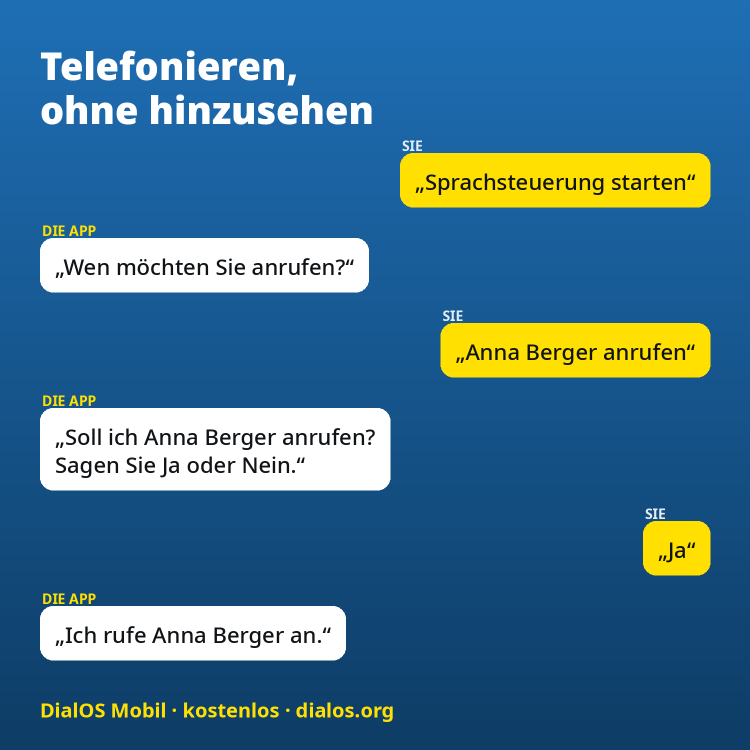
#> input picture screenshots/verbaende/dialos-mobil-so-funktioniert-es-1500.png, 1500 x 1500 px, given in place of 01_startseite_aus.png, which was not available (shown at 1/2 size)
$ python verbandsgrafiken.py
#> lines starting #> are read from the running program, lines starting #| are printed output that depends on the picture; pictures that were not available may be replaced by others from this repository, and a replacement may not be noted
#!/usr/bin/env python3
"""Zwei quadratische Grafiken (1500x1500) für die Verbandsmedien.

Angefordert vom BSVÖ am 23.08.2026 für Website, Newsletter und Social
Media. Quadratisch, weil Instagram und Facebook damit am wenigsten
anstellen - jedes andere Seitenverhältnis wird dort beschnitten.

  1. dialos-mobil-so-funktioniert-es-1500.png
     Der Gesprächsablauf als Sprechblasen. Erklärt die App ohne ein einziges
     Fachwort und ohne dass man sie je gesehen haben muss.

  2. dialos-mobil-tester-gesucht-1500.png
     Der Startbildschirm neben den Voraussetzungen zum Mitmachen.

Zur Schriftgröße: Die kleinste Schrift liegt bei 40 px auf 1500 px Breite.
Das ist für eine Grafik viel und für dieses Publikum das Mindeste. Wer
diese Meldung liest, sieht schlecht - eine Grafik in Agenturgröße wäre hier
eine Unhöflichkeit.

Die Alternativtexte stehen unten in der Ausgabe. Sie gehören mit an den
Verband: Eine Grafik ohne Alternativtext ist auf der Website eines
Blindenverbands ein Eigentor.
"""
from pathlib import Path

from PIL import Image, ImageDraw, ImageFont

REPO = Path(__file__).resolve().parent.parent
SCREENSHOT = REPO / "screenshots" / "01_startseite_aus.png"
ZIELORDNER = REPO / "screenshots" / "verbaende"

KANTE = 1500

BLAU = (31, 111, 181)         # dialos_blue
BLAU_DUNKEL = (14, 61, 102)   # dialos_blue_dark
WEISS = (255, 255, 255)
GELB = (255, 224, 0)          # hc_yellow
TEXT_DUNKEL = (17, 20, 23)    # on_surface
GRAU = (90, 100, 110)         # on_surface_muted
BLASSBLAU = (227, 237, 245)   # surface_variant

SCHRIFTEN = "/usr/share/fonts/noto"


def schrift(stil, groesse):
    return ImageFont.truetype(f"{SCHRIFTEN}/NotoSans-{stil}.ttf", groesse)


def umbrechen(zeichner, text, font, max_breite):
    zeilen, aktuell = [], ""
    for wort in text.split():
        versuch = f"{aktuell} {wort}".strip()
        if zeichner.textlength(versuch, font=font) <= max_breite:
            aktuell = versuch
        else:
            if aktuell:
                zeilen.append(aktuell)
            aktuell = wort
    if aktuell:
        zeilen.append(aktuell)
    return zeilen


def leuchtkraft(farbe):
    def kanal(w):
        w /= 255
        return w / 12.92 if w <= 0.03928 else ((w + 0.055) / 1.055) ** 2.4
    r, g, b = (kanal(k) for k in farbe[:3])
    return 0.2126 * r + 0.7152 * g + 0.0722 * b


def kontrast(vorne, hinten):
    a, b = sorted((leuchtkraft(vorne), leuchtkraft(hinten)), reverse=True)
    return (a + 0.05) / (b + 0.05)


pruefungen = []


def pruefe(name, vorne, hinten, schwelle=4.5):
    pruefungen.append((name, kontrast(vorne, hinten), schwelle))


# ---------------------------------------------------------------------------
# Grafik 1: der Gesprächsablauf
# ---------------------------------------------------------------------------
def grafik_gespraech():
    bild = Image.new("RGB", (KANTE, KANTE), BLAU_DUNKEL)
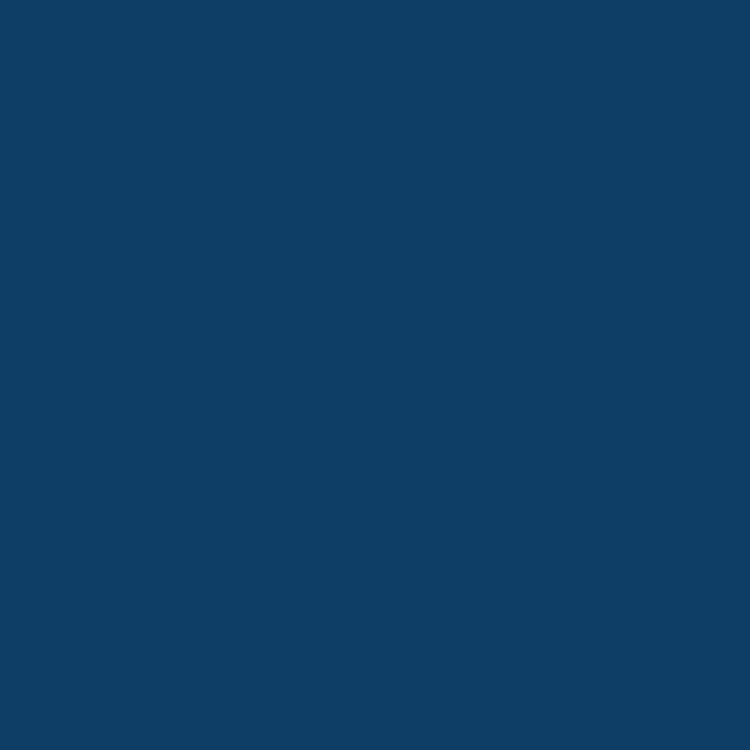
#> bild: PIL image 1500x1500 RGB (shown at 1/2 size); mean R, G, B 14, 61, 102
    z = ImageDraw.Draw(bild)

    for y in range(KANTE):
        anteil = y / KANTE
        z.line([(0, y), (KANTE, y)],
               fill=tuple(int(BLAU[i] + (BLAU_DUNKEL[i] - BLAU[i]) * anteil)
                          for i in range(3)))

    rand = 80
    titel_font = schrift("Black", 76)
    z.text((rand, 78), "Telefonieren,", font=titel_font, fill=WEISS)
    z.text((rand, 166), "ohne hinzusehen", font=titel_font, fill=WEISS)

    # Wer spricht, Text, Seite ("nutzer" rechts, "app" links)
    verlauf = [
        ("nutzer", "„Sprachsteuerung starten“"),
        ("app", "„Wen möchten Sie anrufen?“"),
        ("nutzer", "„Anna Berger anrufen“"),
        ("app", "„Soll ich Anna Berger anrufen?\nSagen Sie Ja oder Nein.“"),
        ("nutzer", "„Ja“"),
        ("app", "„Ich rufe Anna Berger an.“"),
    ]

    blasen_font = schrift("Medium", 44)
    kennung_font = schrift("Bold", 28)
    y = 306
    max_text = 880
    innen = 30

    for wer, text in verlauf:
        zeilen = []
        for absatz in text.split("\n"):
            zeilen += umbrechen(z, absatz, blasen_font, max_text)

        breite = max(z.textlength(zl, font=blasen_font) for zl in zeilen)
        breite = int(breite) + 2 * innen
        hoehe = len(zeilen) * 56 + 2 * innen - 8

        if wer == "nutzer":
            x1 = KANTE - rand - breite
            fuell, vorne, kennung = GELB, TEXT_DUNKEL, "SIE"
        else:
            x1 = rand
            fuell, vorne, kennung = WEISS, TEXT_DUNKEL, "DIE APP"

        z.text((x1 + 4, y - 34), kennung, font=kennung_font,
               fill=GELB if wer == "app" else BLASSBLAU)
        z.rounded_rectangle([x1, y, x1 + breite, y + hoehe], radius=26,
                            fill=fuell)

        ty = y + innen - 4
        for zl in zeilen:
            z.text((x1 + innen, ty), zl, font=blasen_font, fill=vorne)
            ty += 56

        y += hoehe + 62
#> this loop made 6 passes
#> (breite, x1) on passes 1, 3, 5: (650, 770), (563, 857), (146, 1274)
#> breite on passes 2, 4, 6: 693, 737, 644
#> after the loop, y = 1382

    fuss_font = schrift("Bold", 40)
    z.text((rand, KANTE - 108),
           "DialOS Mobil · kostenlos · dialos.org",
           font=fuss_font, fill=GELB)

    pruefe("G1 Titel weiß auf blau", WEISS, BLAU, 3.0)
    pruefe("G1 Text in gelber Blase", TEXT_DUNKEL, GELB)
    pruefe("G1 Text in weißer Blase", TEXT_DUNKEL, WEISS)
    pruefe("G1 Kennung gelb auf blau", GELB, BLAU, 3.0)
    pruefe("G1 Fußzeile gelb", GELB, BLAU_DUNKEL, 3.0)
    return bild


# ---------------------------------------------------------------------------
# Grafik 2: Tester gesucht
# ---------------------------------------------------------------------------
def grafik_tester():
    bild = Image.new("RGB", (KANTE, KANTE), WEISS)
#> bild: PIL image 1500x1500 RGB; every value is 255
    z = ImageDraw.Draw(bild)

    kopf_hoehe = 300
    z.rectangle([0, 0, KANTE, kopf_hoehe], fill=BLAU_DUNKEL)

    rand = 80
    titel_font = schrift("Black", 72)
    z.text((rand, 66), "Testerinnen und", font=titel_font, fill=WEISS)
    z.text((rand, 152), "Tester gesucht", font=titel_font, fill=GELB)

    # Screenshot links
    schuss = Image.open(SCREENSHOT).convert("RGB")
#> schuss is the input picture: PIL image 1500x1500 RGB; mean R, G, B 63.7, 113.1, 143.9
    ziel_hoehe = 880
    ziel_breite = int(schuss.width * ziel_hoehe / schuss.height)
#> ziel_breite = 880
    schuss = schuss.resize((ziel_breite, ziel_hoehe), Image.LANCZOS)
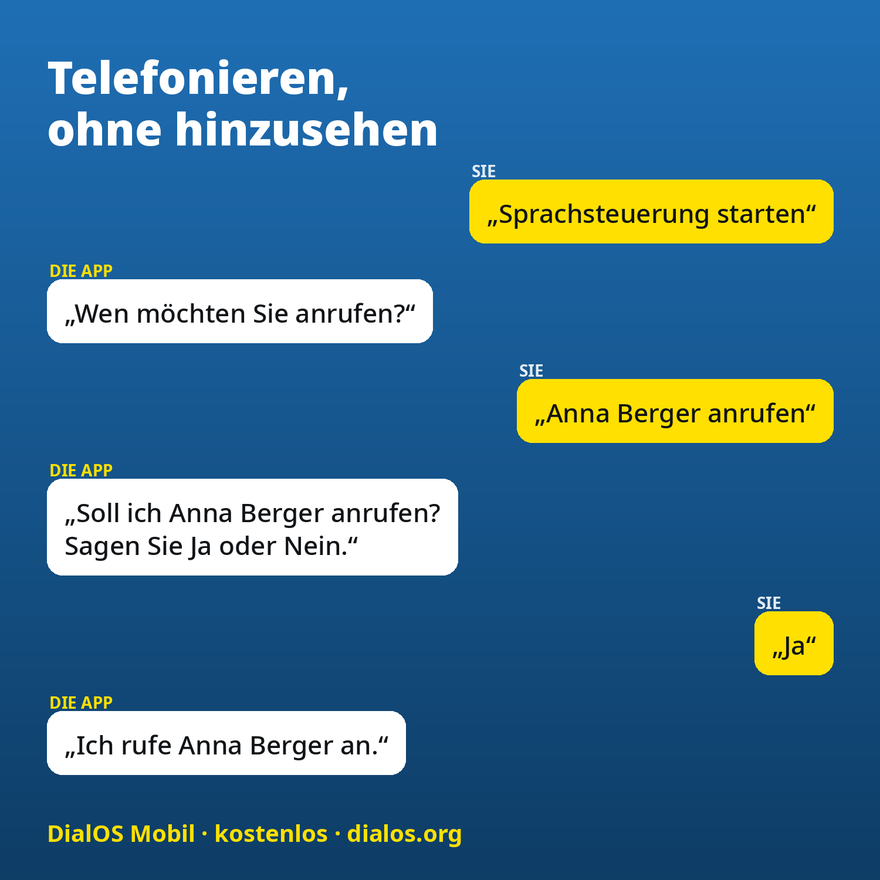
#> schuss: PIL image 880x880 RGB; mean R, G, B 63.5, 112.9, 143.8
    sx, sy = rand, kopf_hoehe + 80
    z.rounded_rectangle([sx - 5, sy - 5, sx + ziel_breite + 5,
                         sy + ziel_hoehe + 5], radius=20, fill=BLASSBLAU)
    bild.paste(schuss, (sx, sy))
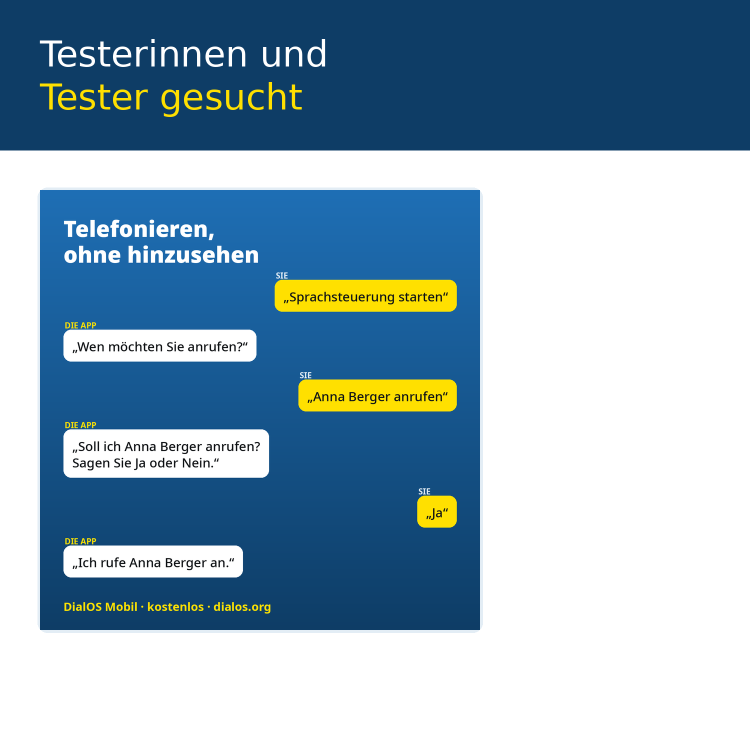
#> bild: PIL image 1500x1500 RGB (shown at 1/2 size); mean R, G, B 142.2, 168.3, 186.2

    # Voraussetzungen rechts
    tx = sx + ziel_breite + 70
#> tx = 1030
    tb = KANTE - rand - tx
#> tb = 390
    y = sy + 6

    lead_font = schrift("Bold", 46)
    for zl in umbrechen(z, "Sie brauchen dafür:", lead_font, tb):
        z.text((tx, y), zl, font=lead_font, fill=BLAU_DUNKEL)
        y += 60
#> this loop made 2 passes
#> (zl, y) on passes 1 to 2: ('Sie brauchen', 446), ('dafür:', 506)
#> after the loop, y = 506
    y += 26
#> y = 532

    punkt_font = schrift("Regular", 40)
    for punkt in [
        "ein Android-Handy ab Android 8 mit SIM-Karte",
        "ein Google-Konto",
        "zwei Wochen Zeit – die App bleibt einfach drauf",
        "Deutsch als Bediensprache",
    ]:
        zeilen = umbrechen(z, punkt, punkt_font, tb - 46)
        z.ellipse([tx + 4, y + 15, tx + 22, y + 33], fill=BLAU)
        for i, zl in enumerate(zeilen):
            z.text((tx + 46, y), zl, font=punkt_font, fill=TEXT_DUNKEL)
            y += 50
        y += 26
#> this loop made 4 passes
#> (zeilen, y) on passes 1 to 4: (['ein', 'Android-Handy', 'ab Android 8 mit', 'SIM-Karte'], 758), (['ein Google-Konto'], 834), (['zwei Wochen', 'Zeit – die App', 'bleibt einfach', 'drauf'], 1060), (['Deutsch als', 'Bediensprache'], 1186)
#> after the loop, y = 1186

    fuss_y = KANTE - 190
    z.rectangle([0, fuss_y, KANTE, KANTE], fill=BLAU)
    adr_font = schrift("Bold", 44)
    klein_font = schrift("Regular", 36)
    # Weiß statt BLASSBLAU: Der hellblaue Ton kam auf diesem Blau nur auf
    # 4,43:1 und lag damit knapp unter der Schwelle für Fließtext.
    z.text((rand, fuss_y + 40), "Kostenlos, werbefrei, quelloffen.",
           font=klein_font, fill=WEISS)
    z.text((rand, fuss_y + 96), "dialos.org", font=adr_font, fill=GELB)

    pruefe("G2 Titel weiß auf dunkelblau", WEISS, BLAU_DUNKEL, 3.0)
    pruefe("G2 Titel gelb auf dunkelblau", GELB, BLAU_DUNKEL, 3.0)
    pruefe("G2 Aufzählung auf weiß", TEXT_DUNKEL, WEISS)
    pruefe("G2 Zwischentitel auf weiß", BLAU_DUNKEL, WEISS)
    pruefe("G2 Fußzeile weiß auf blau", WEISS, BLAU)
    pruefe("G2 Adresse gelb auf blau", GELB, BLAU, 3.0)
    return bild


ALTTEXTE = {
    "dialos-mobil-so-funktioniert-es-1500.png":
        "Schaubild mit der Überschrift „Telefonieren, ohne hinzusehen“. In "
        "abwechselnden Sprechblasen steht ein Gespräch zwischen Nutzer und "
        "App: Sie sagen „Sprachsteuerung starten“, die App fragt „Wen "
        "möchten Sie anrufen?“, Sie sagen „Anna Berger anrufen“, die App "
        "fragt zurück „Soll ich Anna Berger anrufen? Sagen Sie Ja oder "
        "Nein.“, Sie antworten „Ja“, und die App sagt „Ich rufe Anna Berger "
        "an.“ Unten steht: DialOS Mobil, kostenlos, dialos.org.",
    "dialos-mobil-tester-gesucht-1500.png":
        "Aufruf mit der Überschrift „Testerinnen und Tester gesucht“. Links "
        "der Startbildschirm der App: ein sehr großer blauer Knopf mit der "
        "Aufschrift „Sprachsteuerung einschalten“ füllt die halbe "
        "Bildschirmhöhe. Rechts daneben unter „Sie brauchen dafür“ vier "
        "Punkte: ein Android-Handy ab Android 8 mit SIM-Karte, ein "
        "Google-Konto, zwei Wochen Zeit – die App bleibt einfach drauf, und "
        "Deutsch als Bediensprache. Unten steht: Kostenlos, werbefrei, "
        "quelloffen. dialos.org.",
}

# Erst bauen, dann pruefen, dann erst schreiben. Andersherum laege bei
# einem Fehlschlag eine Grafik auf der Platte, die die Pruefung nicht
# bestanden hat - und genau die wuerde dann verschickt.
fertig = [
    ("dialos-mobil-so-funktioniert-es-1500.png", grafik_gespraech()),
    ("dialos-mobil-tester-gesucht-1500.png", grafik_tester()),
]

print("Kontrast nach WCAG (Fließtext ab 4.5:1, große Schrift ab 3:1):")
alles_gut = True
for name, wert, schwelle in pruefungen:
    ok = wert >= schwelle
    alles_gut = alles_gut and ok
    print(f"  {name:<32} {wert:5.2f}:1  (nötig {schwelle})  "
          f"{'ok' if ok else 'ZU SCHWACH'}")

if not alles_gut:
    raise SystemExit("\nMindestens ein Wert liegt unter der Schwelle. "
                     "Es wurde nichts geschrieben.")

ZIELORDNER.mkdir(parents=True, exist_ok=True)
print()
for name, bild in fertig:
    pfad = ZIELORDNER / name
    bild.save(pfad, "PNG", optimize=True)
    print(f"{pfad.name}  {KANTE}x{KANTE}, {pfad.stat().st_size // 1024} KB")
#> this loop made 2 passes
#> name on passes 1 to 2: 'dialos-mobil-so-funktioniert-es-1500.png', 'dialos-mobil-tester-gesucht-1500.png'
#| dialos-mobil-so-funktioniert-es-1500.png  1500x1500, 87 KB
#| dialos-mobil-tester-gesucht-1500.png  1500x1500, 141 KB
#> pass 1, `bild.save(pfad, "PNG", optimize=True)`:
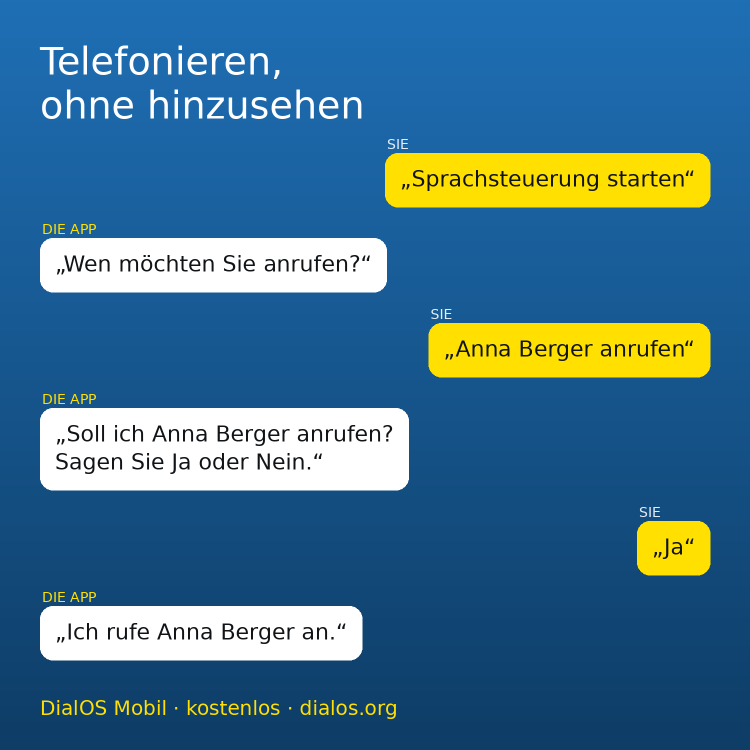
#> saved as dialos-mobil-so-funktioniert-es-1500.png: PIL image 1500x1500 RGB (shown at 1/2 size); mean R, G, B 64.3, 113.6, 144
#> pass 2, `bild.save(pfad, "PNG", optimize=True)`:
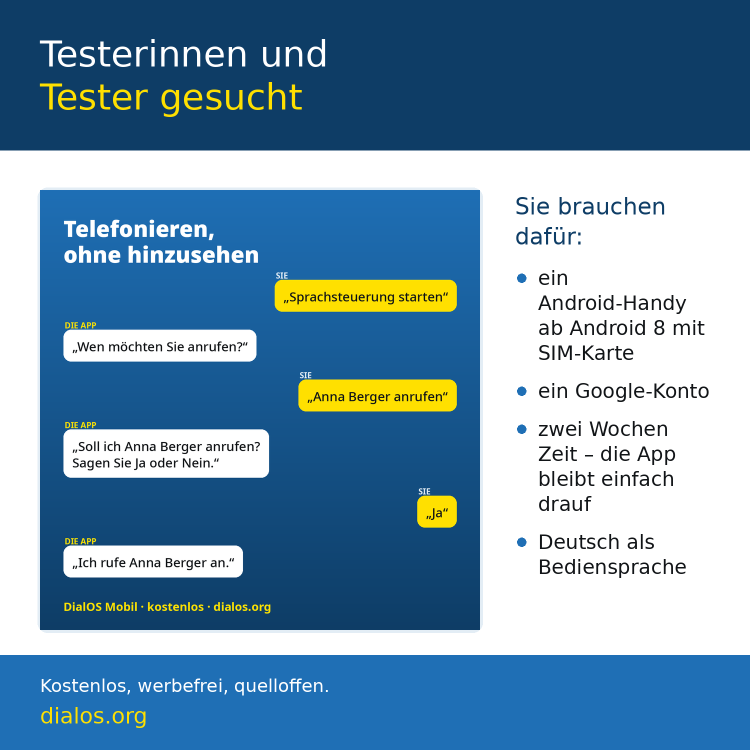
#> saved as dialos-mobil-tester-gesucht-1500.png: PIL image 1500x1500 RGB (shown at 1/2 size); mean R, G, B 111.5, 147.7, 174.2

print()
print("Alternativtexte (gehören mit an den Verband):")
for name, text in ALTTEXTE.items():
    print(f"\n{name}\n  {text}")
